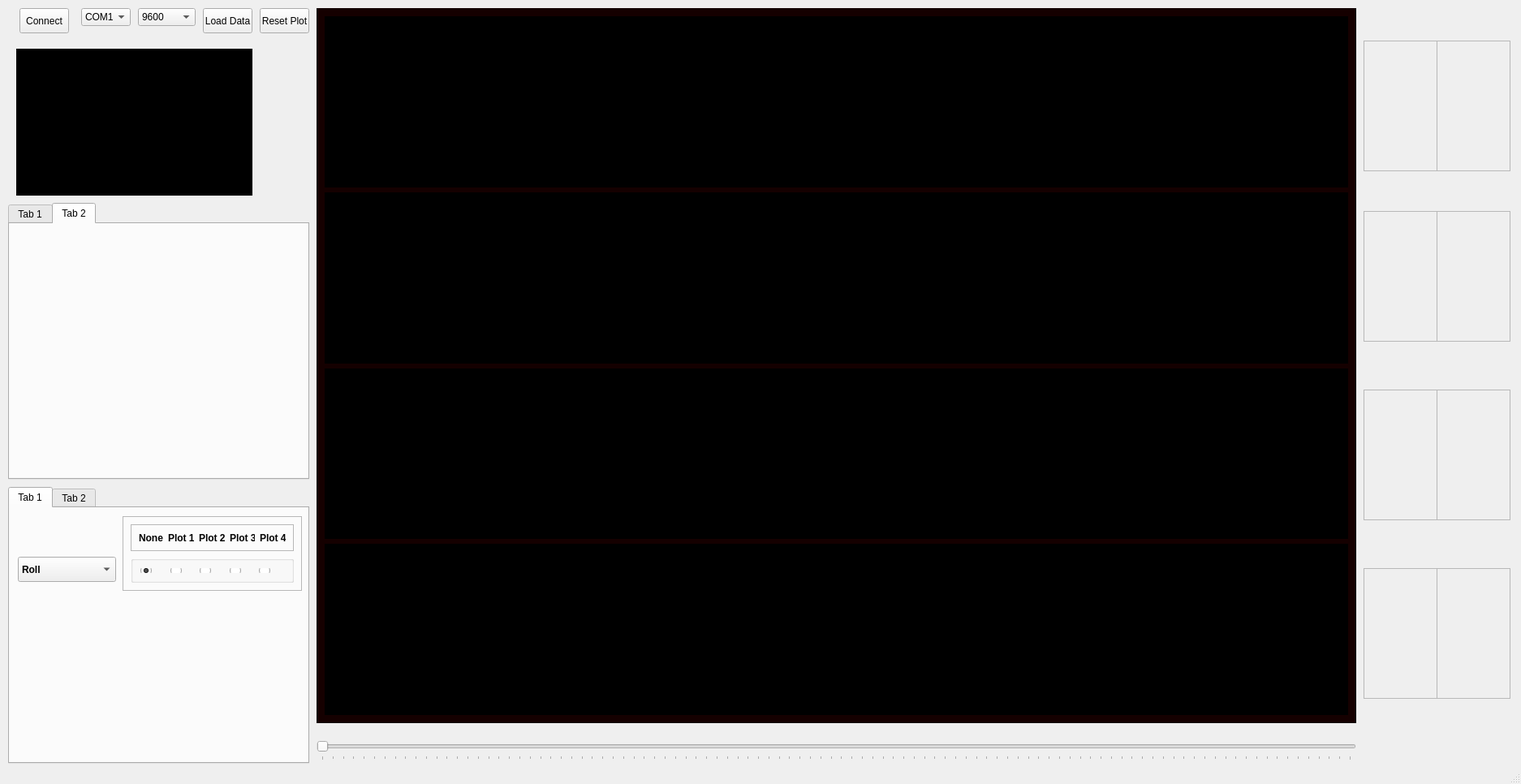
<?xml version="1.0" encoding="UTF-8"?>
<ui version="4.0">
 <class>MainWindow</class>
 <widget class="QMainWindow" name="MainWindow">
  <property name="geometry">
   <rect>
    <x>0</x>
    <y>0</y>
    <width>1874</width>
    <height>966</height>
   </rect>
  </property>
  <property name="windowTitle">
   <string>MainWindow</string>
  </property>
  <widget class="QWidget" name="centralwidget">
   <widget class="QFrame" name="frame">
    <property name="geometry">
     <rect>
      <x>390</x>
      <y>10</y>
      <width>1281</width>
      <height>881</height>
     </rect>
    </property>
    <property name="styleSheet">
     <string notr="true">background-color: rgb(21, 0, 0);</string>
    </property>
    <property name="frameShape">
     <enum>QFrame::StyledPanel</enum>
    </property>
    <property name="frameShadow">
     <enum>QFrame::Sunken</enum>
    </property>
    <widget class="QWidget" name="pane0" native="true">
     <property name="geometry">
      <rect>
       <x>10</x>
       <y>10</y>
       <width>1261</width>
       <height>211</height>
      </rect>
     </property>
     <property name="sizePolicy">
      <sizepolicy hsizetype="Preferred" vsizetype="Preferred">
       <horstretch>0</horstretch>
       <verstretch>0</verstretch>
      </sizepolicy>
     </property>
     <property name="minimumSize">
      <size>
       <width>1001</width>
       <height>0</height>
      </size>
     </property>
     <property name="styleSheet">
      <string notr="true">background-color: rgb(0, 0, 0);</string>
     </property>
    </widget>
    <widget class="QWidget" name="pane1" native="true">
     <property name="geometry">
      <rect>
       <x>10</x>
       <y>227</y>
       <width>1261</width>
       <height>211</height>
      </rect>
     </property>
     <property name="sizePolicy">
      <sizepolicy hsizetype="Preferred" vsizetype="Preferred">
       <horstretch>0</horstretch>
       <verstretch>0</verstretch>
      </sizepolicy>
     </property>
     <property name="minimumSize">
      <size>
       <width>1001</width>
       <height>0</height>
      </size>
     </property>
     <property name="styleSheet">
      <string notr="true">background-color: rgb(0, 0, 0);</string>
     </property>
    </widget>
    <widget class="QWidget" name="pane2" native="true">
     <property name="geometry">
      <rect>
       <x>10</x>
       <y>444</y>
       <width>1261</width>
       <height>210</height>
      </rect>
     </property>
     <property name="minimumSize">
      <size>
       <width>1001</width>
       <height>0</height>
      </size>
     </property>
     <property name="styleSheet">
      <string notr="true">background-color: rgb(0, 0, 0);</string>
     </property>
    </widget>
    <widget class="QWidget" name="pane3" native="true">
     <property name="geometry">
      <rect>
       <x>10</x>
       <y>660</y>
       <width>1261</width>
       <height>211</height>
      </rect>
     </property>
     <property name="minimumSize">
      <size>
       <width>1001</width>
       <height>0</height>
      </size>
     </property>
     <property name="styleSheet">
      <string notr="true">background-color: rgb(0, 0, 0);</string>
     </property>
    </widget>
   </widget>
   <widget class="QTabWidget" name="tabWidget">
    <property name="geometry">
     <rect>
      <x>10</x>
      <y>600</y>
      <width>371</width>
      <height>341</height>
     </rect>
    </property>
    <property name="currentIndex">
     <number>0</number>
    </property>
    <widget class="QWidget" name="tab">
     <attribute name="title">
      <string>Tab 1</string>
     </attribute>
     <widget class="QComboBox" name="paramList">
      <property name="geometry">
       <rect>
        <x>10</x>
        <y>60</y>
        <width>121</width>
        <height>31</height>
       </rect>
      </property>
      <property name="font">
       <font>
        <pointsize>9</pointsize>
        <weight>75</weight>
        <bold>true</bold>
       </font>
      </property>
      <item>
       <property name="text">
        <string>Roll</string>
       </property>
      </item>
      <item>
       <property name="text">
        <string>Pitch</string>
       </property>
      </item>
      <item>
       <property name="text">
        <string>Yaw</string>
       </property>
      </item>
      <item>
       <property name="text">
        <string>M1</string>
       </property>
      </item>
      <item>
       <property name="text">
        <string>M2</string>
       </property>
      </item>
      <item>
       <property name="text">
        <string>M3</string>
       </property>
      </item>
      <item>
       <property name="text">
        <string>M4</string>
       </property>
      </item>
      <item>
       <property name="text">
        <string>Cmd Roll</string>
       </property>
      </item>
      <item>
       <property name="text">
        <string>Cmd Pitch</string>
       </property>
      </item>
      <item>
       <property name="text">
        <string>Cmd Thrust</string>
       </property>
      </item>
      <item>
       <property name="text">
        <string>Cmd Yaw</string>
       </property>
      </item>
      <item>
       <property name="text">
        <string>SL1</string>
       </property>
      </item>
      <item>
       <property name="text">
        <string>SL2</string>
       </property>
      </item>
      <item>
       <property name="text">
        <string>SR2</string>
       </property>
      </item>
      <item>
       <property name="text">
        <string>SR1</string>
       </property>
      </item>
      <item>
       <property name="text">
        <string>Vel x</string>
       </property>
      </item>
      <item>
       <property name="text">
        <string>Vel y</string>
       </property>
      </item>
      <item>
       <property name="text">
        <string>Alt (Opt Flw)</string>
       </property>
      </item>
      <item>
       <property name="text">
        <string>L Pos x</string>
       </property>
      </item>
      <item>
       <property name="text">
        <string>L Pos y</string>
       </property>
      </item>
      <item>
       <property name="text">
        <string>W Pos x</string>
       </property>
      </item>
      <item>
       <property name="text">
        <string>W Pos y</string>
       </property>
      </item>
      <item>
       <property name="text">
        <string>Battery</string>
       </property>
      </item>
      <item>
       <property name="text">
        <string>Alt (Baro)</string>
       </property>
      </item>
      <item>
       <property name="text">
        <string>Lon</string>
       </property>
      </item>
      <item>
       <property name="text">
        <string>Lat</string>
       </property>
      </item>
      <item>
       <property name="text">
        <string>Alt (MSL)</string>
       </property>
      </item>
      <item>
       <property name="text">
        <string>Throttle PID</string>
       </property>
      </item>
      <item>
       <property name="text">
        <string>Roll PID</string>
       </property>
      </item>
      <item>
       <property name="text">
        <string>Pitch PID</string>
       </property>
      </item>
      <item>
       <property name="text">
        <string>Yaw PID</string>
       </property>
      </item>
      <item>
       <property name="text">
        <string>PitchAngle PID</string>
       </property>
      </item>
      <item>
       <property name="text">
        <string>RollAngle PID</string>
       </property>
      </item>
     </widget>
     <widget class="QFrame" name="frame_3">
      <property name="geometry">
       <rect>
        <x>139</x>
        <y>10</y>
        <width>221</width>
        <height>92</height>
       </rect>
      </property>
      <property name="frameShape">
       <enum>QFrame::StyledPanel</enum>
      </property>
      <property name="frameShadow">
       <enum>QFrame::Raised</enum>
      </property>
      <layout class="QVBoxLayout" name="verticalLayout_2">
       <item>
        <widget class="QFrame" name="frame_2">
         <property name="font">
          <font>
           <weight>75</weight>
           <bold>true</bold>
          </font>
         </property>
         <property name="frameShape">
          <enum>QFrame::StyledPanel</enum>
         </property>
         <property name="frameShadow">
          <enum>QFrame::Raised</enum>
         </property>
         <layout class="QHBoxLayout" name="horizontalLayout">
          <item>
           <widget class="QLabel" name="label_24">
            <property name="text">
             <string>None</string>
            </property>
           </widget>
          </item>
          <item>
           <widget class="QLabel" name="label_26">
            <property name="text">
             <string>Plot 1</string>
            </property>
           </widget>
          </item>
          <item>
           <widget class="QLabel" name="label_27">
            <property name="text">
             <string>Plot 2</string>
            </property>
           </widget>
          </item>
          <item>
           <widget class="QLabel" name="label_28">
            <property name="text">
             <string>Plot 3</string>
            </property>
           </widget>
          </item>
          <item>
           <widget class="QLabel" name="label_29">
            <property name="text">
             <string>Plot 4</string>
            </property>
           </widget>
          </item>
         </layout>
        </widget>
       </item>
       <item>
        <widget class="QGroupBox" name="groupBox_6">
         <property name="title">
          <string/>
         </property>
         <layout class="QHBoxLayout" name="horizontalLayout_4">
          <item>
           <widget class="QRadioButton" name="p0">
            <property name="text">
             <string/>
            </property>
            <property name="checked">
             <bool>true</bool>
            </property>
           </widget>
          </item>
          <item>
           <widget class="QRadioButton" name="p1">
            <property name="text">
             <string/>
            </property>
           </widget>
          </item>
          <item>
           <widget class="QRadioButton" name="p2">
            <property name="text">
             <string/>
            </property>
           </widget>
          </item>
          <item>
           <widget class="QRadioButton" name="p3">
            <property name="text">
             <string/>
            </property>
           </widget>
          </item>
          <item>
           <widget class="QRadioButton" name="p4">
            <property name="text">
             <string/>
            </property>
           </widget>
          </item>
         </layout>
        </widget>
       </item>
      </layout>
     </widget>
    </widget>
    <widget class="QWidget" name="tab_2">
     <attribute name="title">
      <string>Tab 2</string>
     </attribute>
     <widget class="QGroupBox" name="groupBox">
      <property name="geometry">
       <rect>
        <x>30</x>
        <y>30</y>
        <width>261</width>
        <height>51</height>
       </rect>
      </property>
      <property name="title">
       <string>ROLL</string>
      </property>
      <widget class="QDoubleSpinBox" name="rollP">
       <property name="geometry">
        <rect>
         <x>20</x>
         <y>20</y>
         <width>62</width>
         <height>22</height>
        </rect>
       </property>
       <property name="decimals">
        <number>4</number>
       </property>
      </widget>
      <widget class="QDoubleSpinBox" name="rollI">
       <property name="geometry">
        <rect>
         <x>100</x>
         <y>20</y>
         <width>62</width>
         <height>22</height>
        </rect>
       </property>
       <property name="decimals">
        <number>4</number>
       </property>
      </widget>
      <widget class="QDoubleSpinBox" name="rollD">
       <property name="geometry">
        <rect>
         <x>180</x>
         <y>20</y>
         <width>62</width>
         <height>22</height>
        </rect>
       </property>
       <property name="decimals">
        <number>4</number>
       </property>
      </widget>
     </widget>
     <widget class="QLabel" name="label_5">
      <property name="geometry">
       <rect>
        <x>240</x>
        <y>10</y>
        <width>9</width>
        <height>16</height>
       </rect>
      </property>
      <property name="font">
       <font>
        <pointsize>10</pointsize>
        <weight>75</weight>
        <bold>true</bold>
       </font>
      </property>
      <property name="text">
       <string>D</string>
      </property>
     </widget>
     <widget class="QLabel" name="label_6">
      <property name="geometry">
       <rect>
        <x>80</x>
        <y>10</y>
        <width>8</width>
        <height>16</height>
       </rect>
      </property>
      <property name="font">
       <font>
        <pointsize>10</pointsize>
        <weight>75</weight>
        <bold>true</bold>
       </font>
      </property>
      <property name="text">
       <string>P</string>
      </property>
     </widget>
     <widget class="QLabel" name="label_7">
      <property name="geometry">
       <rect>
        <x>160</x>
        <y>10</y>
        <width>5</width>
        <height>16</height>
       </rect>
      </property>
      <property name="font">
       <font>
        <pointsize>10</pointsize>
        <weight>75</weight>
        <bold>true</bold>
       </font>
      </property>
      <property name="text">
       <string>I</string>
      </property>
     </widget>
     <widget class="QGroupBox" name="groupBox_2">
      <property name="geometry">
       <rect>
        <x>30</x>
        <y>90</y>
        <width>261</width>
        <height>51</height>
       </rect>
      </property>
      <property name="title">
       <string>PITCH</string>
      </property>
      <widget class="QDoubleSpinBox" name="pitchP">
       <property name="geometry">
        <rect>
         <x>20</x>
         <y>20</y>
         <width>62</width>
         <height>22</height>
        </rect>
       </property>
       <property name="decimals">
        <number>4</number>
       </property>
      </widget>
      <widget class="QDoubleSpinBox" name="pitchI">
       <property name="geometry">
        <rect>
         <x>100</x>
         <y>20</y>
         <width>62</width>
         <height>22</height>
        </rect>
       </property>
       <property name="decimals">
        <number>4</number>
       </property>
      </widget>
      <widget class="QDoubleSpinBox" name="pitchD">
       <property name="geometry">
        <rect>
         <x>180</x>
         <y>20</y>
         <width>62</width>
         <height>22</height>
        </rect>
       </property>
       <property name="decimals">
        <number>4</number>
       </property>
      </widget>
     </widget>
     <widget class="QGroupBox" name="groupBox_3">
      <property name="geometry">
       <rect>
        <x>30</x>
        <y>150</y>
        <width>261</width>
        <height>51</height>
       </rect>
      </property>
      <property name="title">
       <string>YAW</string>
      </property>
      <widget class="QDoubleSpinBox" name="yawP">
       <property name="geometry">
        <rect>
         <x>20</x>
         <y>20</y>
         <width>62</width>
         <height>22</height>
        </rect>
       </property>
       <property name="decimals">
        <number>4</number>
       </property>
      </widget>
      <widget class="QDoubleSpinBox" name="yawI">
       <property name="geometry">
        <rect>
         <x>100</x>
         <y>20</y>
         <width>62</width>
         <height>22</height>
        </rect>
       </property>
       <property name="decimals">
        <number>4</number>
       </property>
      </widget>
      <widget class="QDoubleSpinBox" name="yawD">
       <property name="geometry">
        <rect>
         <x>180</x>
         <y>20</y>
         <width>62</width>
         <height>22</height>
        </rect>
       </property>
       <property name="decimals">
        <number>4</number>
       </property>
      </widget>
     </widget>
     <widget class="QPushButton" name="rollBtn">
      <property name="geometry">
       <rect>
        <x>310</x>
        <y>42</y>
        <width>41</width>
        <height>31</height>
       </rect>
      </property>
      <property name="text">
       <string>Send</string>
      </property>
     </widget>
     <widget class="QPushButton" name="pitchBtn">
      <property name="geometry">
       <rect>
        <x>310</x>
        <y>100</y>
        <width>41</width>
        <height>31</height>
       </rect>
      </property>
      <property name="text">
       <string>Send</string>
      </property>
     </widget>
     <widget class="QPushButton" name="yawBtn">
      <property name="geometry">
       <rect>
        <x>310</x>
        <y>160</y>
        <width>41</width>
        <height>31</height>
       </rect>
      </property>
      <property name="text">
       <string>Send</string>
      </property>
     </widget>
     <widget class="QPushButton" name="sendPIDBtn">
      <property name="geometry">
       <rect>
        <x>270</x>
        <y>280</y>
        <width>81</width>
        <height>31</height>
       </rect>
      </property>
      <property name="text">
       <string>Send All</string>
      </property>
     </widget>
     <widget class="QPushButton" name="getPIDBtn">
      <property name="geometry">
       <rect>
        <x>180</x>
        <y>280</y>
        <width>81</width>
        <height>31</height>
       </rect>
      </property>
      <property name="text">
       <string>Get All</string>
      </property>
     </widget>
    </widget>
   </widget>
   <widget class="QWidget" name="blockWidget" native="true">
    <property name="geometry">
     <rect>
      <x>20</x>
      <y>60</y>
      <width>291</width>
      <height>181</height>
     </rect>
    </property>
    <property name="styleSheet">
     <string notr="true">background-color: rgb(0, 0, 0);</string>
    </property>
   </widget>
   <widget class="QPushButton" name="loadDataBtn">
    <property name="geometry">
     <rect>
      <x>250</x>
      <y>10</y>
      <width>61</width>
      <height>31</height>
     </rect>
    </property>
    <property name="text">
     <string>Load Data</string>
    </property>
   </widget>
   <widget class="QSlider" name="lSlider">
    <property name="geometry">
     <rect>
      <x>390</x>
      <y>910</y>
      <width>1281</width>
      <height>27</height>
     </rect>
    </property>
    <property name="maximum">
     <number>99</number>
    </property>
    <property name="orientation">
     <enum>Qt::Horizontal</enum>
    </property>
    <property name="tickPosition">
     <enum>QSlider::TicksBelow</enum>
    </property>
   </widget>
   <widget class="QPushButton" name="rstPlotBtn">
    <property name="geometry">
     <rect>
      <x>320</x>
      <y>10</y>
      <width>61</width>
      <height>31</height>
     </rect>
    </property>
    <property name="text">
     <string>Reset Plot</string>
    </property>
   </widget>
   <widget class="QFrame" name="frame_5">
    <property name="geometry">
     <rect>
      <x>1680</x>
      <y>50</y>
      <width>91</width>
      <height>161</height>
     </rect>
    </property>
    <property name="frameShape">
     <enum>QFrame::StyledPanel</enum>
    </property>
    <property name="frameShadow">
     <enum>QFrame::Raised</enum>
    </property>
    <layout class="QVBoxLayout" name="verticalLayout">
     <item>
      <widget class="QLabel" name="p10N">
       <property name="font">
        <font>
         <pointsize>9</pointsize>
        </font>
       </property>
       <property name="text">
        <string/>
       </property>
       <property name="alignment">
        <set>Qt::AlignCenter</set>
       </property>
      </widget>
     </item>
     <item>
      <widget class="QLabel" name="p11N">
       <property name="font">
        <font>
         <pointsize>9</pointsize>
        </font>
       </property>
       <property name="text">
        <string/>
       </property>
       <property name="alignment">
        <set>Qt::AlignCenter</set>
       </property>
      </widget>
     </item>
     <item>
      <widget class="QLabel" name="p12N">
       <property name="font">
        <font>
         <pointsize>9</pointsize>
        </font>
       </property>
       <property name="text">
        <string/>
       </property>
       <property name="alignment">
        <set>Qt::AlignCenter</set>
       </property>
      </widget>
     </item>
     <item>
      <widget class="QLabel" name="p13N">
       <property name="font">
        <font>
         <pointsize>9</pointsize>
        </font>
       </property>
       <property name="text">
        <string/>
       </property>
       <property name="alignment">
        <set>Qt::AlignCenter</set>
       </property>
      </widget>
     </item>
    </layout>
   </widget>
   <widget class="QFrame" name="frame_6">
    <property name="geometry">
     <rect>
      <x>1770</x>
      <y>50</y>
      <width>91</width>
      <height>161</height>
     </rect>
    </property>
    <property name="frameShape">
     <enum>QFrame::StyledPanel</enum>
    </property>
    <property name="frameShadow">
     <enum>QFrame::Raised</enum>
    </property>
    <layout class="QVBoxLayout" name="verticalLayout_3">
     <item>
      <widget class="QLabel" name="p10V">
       <property name="font">
        <font>
         <pointsize>9</pointsize>
        </font>
       </property>
       <property name="text">
        <string/>
       </property>
      </widget>
     </item>
     <item>
      <widget class="QLabel" name="p11V">
       <property name="font">
        <font>
         <pointsize>9</pointsize>
        </font>
       </property>
       <property name="text">
        <string/>
       </property>
      </widget>
     </item>
     <item>
      <widget class="QLabel" name="p12V">
       <property name="font">
        <font>
         <pointsize>9</pointsize>
        </font>
       </property>
       <property name="text">
        <string/>
       </property>
      </widget>
     </item>
     <item>
      <widget class="QLabel" name="p13V">
       <property name="font">
        <font>
         <pointsize>9</pointsize>
        </font>
       </property>
       <property name="text">
        <string/>
       </property>
      </widget>
     </item>
    </layout>
   </widget>
   <widget class="QFrame" name="frame_7">
    <property name="geometry">
     <rect>
      <x>1680</x>
      <y>260</y>
      <width>91</width>
      <height>161</height>
     </rect>
    </property>
    <property name="frameShape">
     <enum>QFrame::StyledPanel</enum>
    </property>
    <property name="frameShadow">
     <enum>QFrame::Raised</enum>
    </property>
    <layout class="QVBoxLayout" name="verticalLayout_5">
     <item>
      <widget class="QLabel" name="p20N">
       <property name="font">
        <font>
         <pointsize>9</pointsize>
        </font>
       </property>
       <property name="text">
        <string/>
       </property>
       <property name="alignment">
        <set>Qt::AlignCenter</set>
       </property>
      </widget>
     </item>
     <item>
      <widget class="QLabel" name="p21N">
       <property name="font">
        <font>
         <pointsize>9</pointsize>
        </font>
       </property>
       <property name="text">
        <string/>
       </property>
       <property name="alignment">
        <set>Qt::AlignCenter</set>
       </property>
      </widget>
     </item>
     <item>
      <widget class="QLabel" name="p22N">
       <property name="font">
        <font>
         <pointsize>9</pointsize>
        </font>
       </property>
       <property name="text">
        <string/>
       </property>
       <property name="alignment">
        <set>Qt::AlignCenter</set>
       </property>
      </widget>
     </item>
     <item>
      <widget class="QLabel" name="p23N">
       <property name="font">
        <font>
         <pointsize>9</pointsize>
        </font>
       </property>
       <property name="text">
        <string/>
       </property>
       <property name="alignment">
        <set>Qt::AlignCenter</set>
       </property>
      </widget>
     </item>
    </layout>
   </widget>
   <widget class="QFrame" name="frame_8">
    <property name="geometry">
     <rect>
      <x>1770</x>
      <y>260</y>
      <width>91</width>
      <height>161</height>
     </rect>
    </property>
    <property name="frameShape">
     <enum>QFrame::StyledPanel</enum>
    </property>
    <property name="frameShadow">
     <enum>QFrame::Raised</enum>
    </property>
    <layout class="QVBoxLayout" name="verticalLayout_6">
     <item>
      <widget class="QLabel" name="p20V">
       <property name="font">
        <font>
         <pointsize>9</pointsize>
        </font>
       </property>
       <property name="text">
        <string/>
       </property>
      </widget>
     </item>
     <item>
      <widget class="QLabel" name="p21V">
       <property name="font">
        <font>
         <pointsize>9</pointsize>
        </font>
       </property>
       <property name="text">
        <string/>
       </property>
      </widget>
     </item>
     <item>
      <widget class="QLabel" name="p22V">
       <property name="font">
        <font>
         <pointsize>9</pointsize>
        </font>
       </property>
       <property name="text">
        <string/>
       </property>
      </widget>
     </item>
     <item>
      <widget class="QLabel" name="p23V">
       <property name="font">
        <font>
         <pointsize>9</pointsize>
        </font>
       </property>
       <property name="text">
        <string/>
       </property>
      </widget>
     </item>
    </layout>
   </widget>
   <widget class="QFrame" name="frame_9">
    <property name="geometry">
     <rect>
      <x>1680</x>
      <y>480</y>
      <width>91</width>
      <height>161</height>
     </rect>
    </property>
    <property name="frameShape">
     <enum>QFrame::StyledPanel</enum>
    </property>
    <property name="frameShadow">
     <enum>QFrame::Raised</enum>
    </property>
    <layout class="QVBoxLayout" name="verticalLayout_7">
     <item>
      <widget class="QLabel" name="p30N">
       <property name="font">
        <font>
         <pointsize>9</pointsize>
        </font>
       </property>
       <property name="text">
        <string/>
       </property>
       <property name="alignment">
        <set>Qt::AlignCenter</set>
       </property>
      </widget>
     </item>
     <item>
      <widget class="QLabel" name="p31N">
       <property name="font">
        <font>
         <pointsize>9</pointsize>
        </font>
       </property>
       <property name="text">
        <string/>
       </property>
       <property name="alignment">
        <set>Qt::AlignCenter</set>
       </property>
      </widget>
     </item>
     <item>
      <widget class="QLabel" name="p32N">
       <property name="font">
        <font>
         <pointsize>9</pointsize>
        </font>
       </property>
       <property name="text">
        <string/>
       </property>
       <property name="alignment">
        <set>Qt::AlignCenter</set>
       </property>
      </widget>
     </item>
     <item>
      <widget class="QLabel" name="p33N">
       <property name="font">
        <font>
         <pointsize>9</pointsize>
        </font>
       </property>
       <property name="text">
        <string/>
       </property>
       <property name="alignment">
        <set>Qt::AlignCenter</set>
       </property>
      </widget>
     </item>
    </layout>
   </widget>
   <widget class="QFrame" name="frame_10">
    <property name="geometry">
     <rect>
      <x>1770</x>
      <y>480</y>
      <width>91</width>
      <height>161</height>
     </rect>
    </property>
    <property name="frameShape">
     <enum>QFrame::StyledPanel</enum>
    </property>
    <property name="frameShadow">
     <enum>QFrame::Raised</enum>
    </property>
    <layout class="QVBoxLayout" name="verticalLayout_8">
     <item>
      <widget class="QLabel" name="p30V">
       <property name="font">
        <font>
         <pointsize>9</pointsize>
        </font>
       </property>
       <property name="text">
        <string/>
       </property>
      </widget>
     </item>
     <item>
      <widget class="QLabel" name="p31V">
       <property name="font">
        <font>
         <pointsize>9</pointsize>
        </font>
       </property>
       <property name="text">
        <string/>
       </property>
      </widget>
     </item>
     <item>
      <widget class="QLabel" name="p32V">
       <property name="font">
        <font>
         <pointsize>9</pointsize>
        </font>
       </property>
       <property name="text">
        <string/>
       </property>
      </widget>
     </item>
     <item>
      <widget class="QLabel" name="p33V">
       <property name="font">
        <font>
         <pointsize>9</pointsize>
        </font>
       </property>
       <property name="text">
        <string/>
       </property>
      </widget>
     </item>
    </layout>
   </widget>
   <widget class="QFrame" name="frame_11">
    <property name="geometry">
     <rect>
      <x>1770</x>
      <y>700</y>
      <width>91</width>
      <height>161</height>
     </rect>
    </property>
    <property name="frameShape">
     <enum>QFrame::StyledPanel</enum>
    </property>
    <property name="frameShadow">
     <enum>QFrame::Raised</enum>
    </property>
    <layout class="QVBoxLayout" name="verticalLayout_9">
     <item>
      <widget class="QLabel" name="p40V">
       <property name="font">
        <font>
         <pointsize>9</pointsize>
        </font>
       </property>
       <property name="text">
        <string/>
       </property>
      </widget>
     </item>
     <item>
      <widget class="QLabel" name="p41V">
       <property name="font">
        <font>
         <pointsize>9</pointsize>
        </font>
       </property>
       <property name="text">
        <string/>
       </property>
      </widget>
     </item>
     <item>
      <widget class="QLabel" name="p42V">
       <property name="font">
        <font>
         <pointsize>9</pointsize>
        </font>
       </property>
       <property name="text">
        <string/>
       </property>
      </widget>
     </item>
     <item>
      <widget class="QLabel" name="p43V">
       <property name="font">
        <font>
         <pointsize>9</pointsize>
        </font>
       </property>
       <property name="text">
        <string/>
       </property>
      </widget>
     </item>
    </layout>
   </widget>
   <widget class="QFrame" name="frame_12">
    <property name="geometry">
     <rect>
      <x>1680</x>
      <y>700</y>
      <width>91</width>
      <height>161</height>
     </rect>
    </property>
    <property name="frameShape">
     <enum>QFrame::StyledPanel</enum>
    </property>
    <property name="frameShadow">
     <enum>QFrame::Raised</enum>
    </property>
    <layout class="QVBoxLayout" name="verticalLayout_10">
     <item>
      <widget class="QLabel" name="p40N">
       <property name="font">
        <font>
         <pointsize>9</pointsize>
        </font>
       </property>
       <property name="text">
        <string/>
       </property>
       <property name="alignment">
        <set>Qt::AlignCenter</set>
       </property>
      </widget>
     </item>
     <item>
      <widget class="QLabel" name="p41N">
       <property name="font">
        <font>
         <pointsize>9</pointsize>
        </font>
       </property>
       <property name="text">
        <string/>
       </property>
       <property name="alignment">
        <set>Qt::AlignCenter</set>
       </property>
      </widget>
     </item>
     <item>
      <widget class="QLabel" name="p42N">
       <property name="font">
        <font>
         <pointsize>9</pointsize>
        </font>
       </property>
       <property name="text">
        <string/>
       </property>
       <property name="alignment">
        <set>Qt::AlignCenter</set>
       </property>
      </widget>
     </item>
     <item>
      <widget class="QLabel" name="p43N">
       <property name="font">
        <font>
         <pointsize>9</pointsize>
        </font>
       </property>
       <property name="text">
        <string/>
       </property>
       <property name="alignment">
        <set>Qt::AlignCenter</set>
       </property>
      </widget>
     </item>
    </layout>
   </widget>
   <widget class="QComboBox" name="baudList">
    <property name="geometry">
     <rect>
      <x>170</x>
      <y>10</y>
      <width>71</width>
      <height>22</height>
     </rect>
    </property>
    <item>
     <property name="text">
      <string>9600</string>
     </property>
    </item>
    <item>
     <property name="text">
      <string>115200</string>
     </property>
    </item>
    <item>
     <property name="text">
      <string>256000</string>
     </property>
    </item>
   </widget>
   <widget class="QComboBox" name="portList">
    <property name="geometry">
     <rect>
      <x>100</x>
      <y>10</y>
      <width>61</width>
      <height>22</height>
     </rect>
    </property>
    <item>
     <property name="text">
      <string>COM1</string>
     </property>
    </item>
    <item>
     <property name="text">
      <string>COM2</string>
     </property>
    </item>
    <item>
     <property name="text">
      <string>COM3</string>
     </property>
    </item>
    <item>
     <property name="text">
      <string>COM4</string>
     </property>
    </item>
    <item>
     <property name="text">
      <string>COM5</string>
     </property>
    </item>
    <item>
     <property name="text">
      <string>COM6</string>
     </property>
    </item>
    <item>
     <property name="text">
      <string>COM7</string>
     </property>
    </item>
    <item>
     <property name="text">
      <string>COM8</string>
     </property>
    </item>
    <item>
     <property name="text">
      <string>COM9</string>
     </property>
    </item>
    <item>
     <property name="text">
      <string>COM10</string>
     </property>
    </item>
    <item>
     <property name="text">
      <string>COM11</string>
     </property>
    </item>
    <item>
     <property name="text">
      <string>COM12</string>
     </property>
    </item>
    <item>
     <property name="text">
      <string>COM13</string>
     </property>
    </item>
    <item>
     <property name="text">
      <string>COM14</string>
     </property>
    </item>
    <item>
     <property name="text">
      <string>COM15</string>
     </property>
    </item>
    <item>
     <property name="text">
      <string>COM16</string>
     </property>
    </item>
    <item>
     <property name="text">
      <string>COM17</string>
     </property>
    </item>
    <item>
     <property name="text">
      <string>COM18</string>
     </property>
    </item>
    <item>
     <property name="text">
      <string>COM19</string>
     </property>
    </item>
    <item>
     <property name="text">
      <string>COM20</string>
     </property>
    </item>
   </widget>
   <widget class="QPushButton" name="connectBtn">
    <property name="geometry">
     <rect>
      <x>24</x>
      <y>10</y>
      <width>61</width>
      <height>31</height>
     </rect>
    </property>
    <property name="text">
     <string>Connect</string>
    </property>
   </widget>
   <widget class="QTabWidget" name="tabWidget_2">
    <property name="geometry">
     <rect>
      <x>10</x>
      <y>250</y>
      <width>371</width>
      <height>341</height>
     </rect>
    </property>
    <property name="currentIndex">
     <number>1</number>
    </property>
    <widget class="QWidget" name="tab_7">
     <attribute name="title">
      <string>Tab 1</string>
     </attribute>
     <widget class="QComboBox" name="mtrScale">
      <property name="geometry">
       <rect>
        <x>120</x>
        <y>250</y>
        <width>41</width>
        <height>22</height>
       </rect>
      </property>
      <item>
       <property name="text">
        <string>0.5</string>
       </property>
      </item>
      <item>
       <property name="text">
        <string>1</string>
       </property>
      </item>
      <item>
       <property name="text">
        <string>2</string>
       </property>
      </item>
     </widget>
     <widget class="QFrame" name="frame_13">
      <property name="geometry">
       <rect>
        <x>10</x>
        <y>10</y>
        <width>261</width>
        <height>231</height>
       </rect>
      </property>
      <property name="frameShape">
       <enum>QFrame::StyledPanel</enum>
      </property>
      <property name="frameShadow">
       <enum>QFrame::Raised</enum>
      </property>
      <widget class="QLabel" name="droneView">
       <property name="geometry">
        <rect>
         <x>50</x>
         <y>75</y>
         <width>161</width>
         <height>151</height>
        </rect>
       </property>
       <property name="text">
        <string/>
       </property>
       <property name="pixmap">
        <pixmap>drone.png</pixmap>
       </property>
       <property name="scaledContents">
        <bool>true</bool>
       </property>
      </widget>
      <widget class="QLabel" name="mtr2">
       <property name="geometry">
        <rect>
         <x>195</x>
         <y>89</y>
         <width>3</width>
         <height>0</height>
        </rect>
       </property>
       <property name="text">
        <string/>
       </property>
       <property name="pixmap">
        <pixmap>mtr.png</pixmap>
       </property>
       <property name="scaledContents">
        <bool>true</bool>
       </property>
      </widget>
      <widget class="QLabel" name="mtr4">
       <property name="geometry">
        <rect>
         <x>64</x>
         <y>89</y>
         <width>3</width>
         <height>0</height>
        </rect>
       </property>
       <property name="text">
        <string/>
       </property>
       <property name="pixmap">
        <pixmap>mtr.png</pixmap>
       </property>
       <property name="scaledContents">
        <bool>true</bool>
       </property>
      </widget>
      <widget class="QLabel" name="mtr3">
       <property name="geometry">
        <rect>
         <x>66</x>
         <y>210</y>
         <width>3</width>
         <height>0</height>
        </rect>
       </property>
       <property name="text">
        <string/>
       </property>
       <property name="pixmap">
        <pixmap>mtr.png</pixmap>
       </property>
       <property name="scaledContents">
        <bool>true</bool>
       </property>
      </widget>
      <widget class="QLabel" name="mtr1">
       <property name="geometry">
        <rect>
         <x>193</x>
         <y>213</y>
         <width>3</width>
         <height>0</height>
        </rect>
       </property>
       <property name="text">
        <string/>
       </property>
       <property name="pixmap">
        <pixmap>mtr.png</pixmap>
       </property>
       <property name="scaledContents">
        <bool>true</bool>
       </property>
      </widget>
      <widget class="QLabel" name="velView">
       <property name="geometry">
        <rect>
         <x>46</x>
         <y>20</y>
         <width>161</width>
         <height>121</height>
        </rect>
       </property>
       <property name="text">
        <string/>
       </property>
      </widget>
     </widget>
    </widget>
    <widget class="QWidget" name="tab_8">
     <attribute name="title">
      <string>Tab 2</string>
     </attribute>
     <widget class="QWidget" name="dronePosWidget" native="true">
      <property name="geometry">
       <rect>
        <x>9</x>
        <y>9</y>
        <width>351</width>
        <height>301</height>
       </rect>
      </property>
     </widget>
    </widget>
   </widget>
  </widget>
  <widget class="QStatusBar" name="statusbar"/>
 </widget>
 <resources/>
 <connections/>
</ui>
